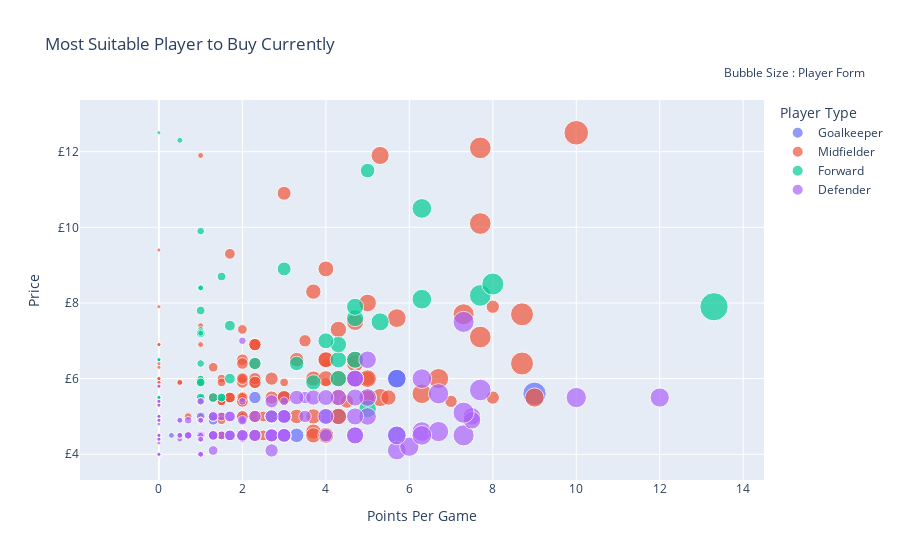

The code cell stored with this chart in its notebook:
### Markdown cell above
#### Most Suitable Player to Buy Currently
[Move to top](#Fantasy-Premier-League---Player-Selector)

### Code cell
cf.go_offline()

df = players_details[['form','points_per_game','now_cost','team_name','singular_name','first_name','web_name']]
df["now_cost"] = df["now_cost"]/10
df.points_per_game = pd.to_numeric(df.points_per_game)
df.rename(columns = {'singular_name' : "Player Type"}, inplace = True)
df["name"] = df["first_name"] + ' ' + df["web_name"]
fig = px.scatter(df, x='points_per_game', 
                 y='now_cost',  
                 size = (players_details["form"].astype(float).values + abs(players_details["form"].astype(float).values.min()))*1.5, 
                 hover_name = "name",
                 hover_data= ["team_name"],
                 color ="Player Type",
                 title = "Most Suitable Player to Buy Currently"
                )
fig['layout']['yaxis'].update({'title': 'Price', 'tickprefix': '£'})
fig['layout']['xaxis'].update({'title': 'Points Per Game'})
fig.update_layout(
    showlegend=True,
    annotations=[
        dict(
            x=1.15,
            y=1.10,
            xref="paper",
            yref="paper",
            showarrow=False,
            text="Bubble Size : Player Form"
        )
    ]
)

fig.show()

### Figure 1 — Plotly figure (JSON) as saved in the notebook; plotly's stock layout.template omitted (floating-point values rounded to 4 significant figures; data arrays with more than 128 entries replaced by an {"elided": "..."} marker saying what was removed)
{"data": [{"customdata": [["Arsenal"], ["Arsenal"], ["Arsenal"], ["Arsenal"], ["Arsenal"], ["Aston Villa"], ["Aston Villa"], ["Brentford"], ["Brentford"], ["Brentford"], ["Brentford"], ["Brighton"], ["Brighton"], ["Brighton"], ["Brighton"], ["Burnley"], ["Burnley"], ["Burnley"], ["Burnley"], ["Chelsea"], ["Chelsea"], ["Crystal Palace"], ["Crystal Palace"], ["Crystal Palace"], ["Everton"], ["Everton"], ["Everton"], ["Everton"], ["Leicester"], ["Leicester"], ["Leicester"], ["Leeds"], ["Leeds"], ["Leeds"], ["Liverpool"], ["Liverpool"], ["Liverpool"], ["Man City"], ["Man City"], ["Man Utd"], ["Man Utd"], ["Man Utd"], ["Newcastle"], ["Newcastle"], ["Newcastle"], ["Newcastle"], ["Norwich"], ["Norwich"], ["Norwich"], ["Southampton"], ["Southampton"], ["Spurs"], ["Spurs"], ["Spurs"], ["Watford"], ["Watford"], ["Watford"], ["West Ham"], ["West Ham"], ["West Ham"], ["Wolves"], ["Wolves"], ["Wolves"], ["Wolves"]], "hovertemplate": "<b>%{hovertext}</b><br><br>Player Type=Goalkeeper<br>points_per_game=%{x}<br>now_cost=%{y}<br>size=%{marker.size}<br>team_name=%{customdata[0]}<extra></extra>", "hovertext": ["Bernd Leno", "Rúnar Alex Rúnarsson", "Karl Hein", "Aaron Ramsdale", "Arthur Okonkwo", "Jed Steer", "Emiliano Martínez", "David Raya", "Ellery Balcombe", "Patrik Gunnarsson", "Álvaro Fernández", "Jason Steele", "Mathew Ryan", "Robert Sánchez", "Kjell Scherpen", "Nick Pope", "Will Norris", "Bailey Peacock-Farrell", "Wayne Hennessey", "Kepa Arrizabalaga", "Edouard Mendy", "Vicente Guaita", "Jack Butland", "Remi Matthews", "Jordan Pickford", "João Virgínia", "Asmir Begović", "Andy Lonergan", "Kasper Schmeichel", "Danny Ward", "Eldin Jakupovic", "Francisco Casilla", "Illan Meslier", "Kristoffer Klaesson", "Adrián Adrián", "Alisson Alisson", "Caoimhin Kelleher", "Ederson Ederson", "Zack Steffen", "David de Gea", "Dean Henderson", "Tom Heaton", "Karl Darlow", "Martin Dubravka", "Freddie Woodman", "Mark Gillespie", "Michael McGovern", "Tim Krul", "Angus Gunn", "Fraser Forster", "Alex McCarthy", "Joe Hart", "Hugo Lloris", "Pierluigi Gollini", "Ben Foster", "Daniel Bachmann", "Robert Elliot", "Darren Randolph", "Lukasz Fabianski", "Alphonse Areola", "Rui Pedro Patrício", "Andreas Söndergaard", "John Ruddy", "José Sá"], "legendgroup": "Goalkeeper", "marker": {"color": "#636efa", "size": [2.4, 0.45, 0.45, 0.45, 0.45, 0.45, 4.95, 9.0, 0.45, 0.45, 0.45, 0.45, 0.45, 5.4, 0.45, 3.9, 0.45, 0.45, 0.45, 0.45, 9.0, 6.45, 0.45, 0.45, 4.95, 0.45, 0.45, 0.45, 6.9, 0.45, 0.45, 0.45, 3.45, 0.45, 0.45, 9.0, 0.45, 7.5, 0.45, 6.45, 0.45, 0.45, 0.45, 0.45, 4.95, 0.45, 0.45, 0.9, 0.45, 0.45, 3.0, 0.45, 13.95, 0.45, 0.45, 3.45, 0.45, 0.45, 2.4, 0.45, 0.45, 0.45, 0.45, 4.5], "sizemode": "area", "sizeref": 0.051, "symbol": "circle"}, "mode": "markers", "name": "Goalkeeper", "orientation": "v", "showlegend": true, "type": "scatter", "x": [1.3, 0.0, 0.0, 0.0, 0.0, 0.0, 3.0, 5.7, 0.0, 0.0, 0.0, 0.0, 0.0, 3.3, 0.0, 2.3, 0.0, 0.0, 0.0, 0.0, 5.7, 4.0, 0.0, 0.0, 3.0, 0.0, 0.0, 0.0, 4.3, 0.0, 0.0, 0.0, 2.0, 0.0, 0.0, 5.7, 0.0, 4.7, 0.0, 4.0, 0.0, 0.0, 0.0, 0.0, 3.0, 0.0, 0.0, 0.3, 0.0, 0.0, 1.7, 0.0, 9.0, 0.0, 0.0, 2.0, 0.0, 0.0, 1.3, 0.0, 0.0, 0.0, 0.0, 2.7], "xaxis": "x", "y": [4.9, 4.0, 4.0, 4.5, 4.0, 4.0, 5.5, 4.5, 4.0, 4.0, 4.5, 4.0, 4.5, 4.5, 4.5, 5.5, 4.5, 4.5, 4.5, 4.9, 6.0, 4.5, 4.5, 4.0, 5.0, 4.0, 4.0, 4.0, 5.0, 4.0, 4.0, 4.5, 5.0, 4.5, 4.5, 6.0, 4.5, 6.0, 4.5, 5.0, 4.9, 4.0, 4.5, 4.5, 4.5, 4.0, 4.0, 4.5, 4.0, 4.5, 4.5, 4.5, 5.6, 4.5, 4.0, 4.5, 4.0, 4.5, 5.0, 4.9, 5.0, 4.0, 4.5, 5.0], "yaxis": "y"}, {"customdata": {"elided": "243x1 str values"}, "hovertemplate": "<b>%{hovertext}</b><br><br>Player Type=Midfielder<br>points_per_game=%{x}<br>now_cost=%{y}<br>size=%{marker.size}<br>team_name=%{customdata[0]}<extra></extra>", "hovertext": {"elided": "243 str values"}, "legendgroup": "Midfielder", "marker": {"color": "#EF553B", "size": {"elided": "243 float values"}, "sizemode": "area", "sizeref": 0.051, "symbol": "circle"}, "mode": "markers", "name": "Midfielder", "orientation": "v", "showlegend": true, "type": "scatter", "x": {"elided": "243 float values"}, "xaxis": "x", "y": {"elided": "243 float values"}, "yaxis": "y"}, {"customdata": [["Arsenal"], ["Arsenal"], ["Arsenal"], ["Arsenal"], ["Aston Villa"], ["Aston Villa"], ["Aston Villa"], ["Aston Villa"], ["Aston Villa"], ["Aston Villa"], ["Brentford"], ["Brentford"], ["Brentford"], ["Brighton"], ["Brighton"], ["Brighton"], ["Brighton"], ["Brighton"], ["Burnley"], ["Burnley"], ["Burnley"], ["Burnley"], ["Burnley"], ["Chelsea"], ["Chelsea"], ["Chelsea"], ["Chelsea"], ["Chelsea"], ["Crystal Palace"], ["Crystal Palace"], ["Crystal Palace"], ["Crystal Palace"], ["Crystal Palace"], ["Everton"], ["Everton"], ["Everton"], ["Everton"], ["Leicester"], ["Leicester"], ["Leicester"], ["Leeds"], ["Leeds"], ["Leeds"], ["Leeds"], ["Liverpool"], ["Liverpool"], ["Man City"], ["Man Utd"], ["Man Utd"], ["Man Utd"], ["Newcastle"], ["Newcastle"], ["Newcastle"], ["Newcastle"], ["Norwich"], ["Norwich"], ["Norwich"], ["Norwich"], ["Southampton"], ["Southampton"], ["Southampton"], ["Southampton"], ["Southampton"], ["Southampton"], ["Spurs"], ["Spurs"], ["Watford"], ["Watford"], ["Watford"], ["Watford"], ["Watford"], ["Watford"], ["Watford"], ["Watford"], ["Watford"], ["Watford"], ["West Ham"], ["Wolves"], ["Wolves"], ["Wolves"], ["Wolves"]], "hovertemplate": "<b>%{hovertext}</b><br><br>Player Type=Forward<br>points_per_game=%{x}<br>now_cost=%{y}<br>size=%{marker.size}<br>team_name=%{customdata[0]}<extra></extra>", "hovertext": ["Pierre-Emerick Aubameyang", "Alexandre Lacazette", "Edward Nketiah", "Folarin Balogun", "Ollie Watkins", "Wesley Wesley", "Mbwana Ally Samatta", "Keinan Davis", "Danny Ings", "Cameron Archer", "Ivan Toney", "Marcus Forss", "Halil Dervişoğlu", "Neal Maupay", "Aaron Connolly", "Danny Welbeck", "Florin Andone", "Andi Zeqiri", "Jay Rodriguez", "Ashley Barnes", "Chris Wood", "Matej Vydra", "Lewis Richardson", "Olivier Giroud", "Michy Batshuayi", "Timo Werner", "Tammy Abraham", "Romelu Lukaku", "Christian Benteke", "Jordan Ayew", "Jean-Philippe Mateta", "Robert Street", "Odsonne Edouard", "Dominic Calvert-Lewin", "Richarlison Richarlison", "Nathan Broadhead", "Moise Kean", "Jamie Vardy", "Kelechi Iheanacho", "Patson Daka", "Rodrigo Rodrigo", "Patrick Bamford", "Sam Greenwood", "Joe Gelhardt", "Roberto Firmino", "Divock Origi", "Gabriel Fernando Jesus", "Edinson Cavani", "Anthony Martial", "Cristiano Ronaldo Ronaldo", "Callum Wilson", "Dwight Gayle", "Allan Saint-Maximin", "Joelinton Cássio Joelinton", "Teemu Pukki", "Jordan Hugill", "Adam Idah", "Joshua Sargent", "Daniel Nlundulu", "Che Adams", "Michael Obafemi", "Armando Broja", "Shane Long", "Adam A.Armstrong", "Harry Kane", "Dane Scarlett", "Troy Deeney", "Andre Gray", "Stipe Perica", "Isaac Success", "Ashley Fletcher", "João Pedro João Pedro", "Emmanuel Dennis", "Joshua King", "Adedapo Mebude", "Juan Camilo Cucho", "Michail Antonio", "Raúl Jiménez", "Fabio Fabio Silva", "Patrick Cutrone", "Hee-Chan Hwang"], "legendgroup": "Forward", "marker": {"color": "#00cc96", "size": [1.5, 0.9, 0.45, 1.5, 0.9, 0.9, 0.45, 0.45, 9.9, 0.45, 5.4, 0.9, 0.45, 6.9, 0.9, 0.9, 0.45, 0.45, 1.95, 2.4, 6.9, 1.5, 0.45, 0.45, 0.45, 1.95, 0.45, 5.4, 3.9, 3.0, 0.9, 0.45, 0.45, 12.0, 7.5, 0.45, 1.2, 9.9, 1.95, 0.9, 1.5, 7.5, 0.45, 0.45, 4.95, 0.45, 12.45, 0.9, 1.95, 0.45, 8.4, 0.45, 7.5, 1.95, 6.0, 0.45, 1.5, 1.95, 0.45, 6.45, 0.45, 0.9, 0.45, 6.9, 0.9, 0.45, 1.5, 0.45, 0.45, 0.45, 0.45, 0.45, 7.95, 1.95, 0.45, 4.5, 20.4, 3.0, 1.95, 0.45, 0.45], "sizemode": "area", "sizeref": 0.051, "symbol": "circle"}, "mode": "markers", "name": "Forward", "orientation": "v", "showlegend": true, "type": "scatter", "x": [1.0, 1.0, 0.0, 1.0, 1.0, 1.0, 0.0, 0.0, 6.3, 0.0, 3.3, 1.0, 0.0, 4.3, 1.0, 1.0, 0.0, 0.0, 1.5, 1.3, 4.3, 1.0, 0.0, 0.0, 0.0, 1.5, 0.0, 5.0, 2.3, 1.7, 1.0, 0.0, 0.0, 7.7, 4.7, 0.0, 1.0, 6.3, 1.0, 1.0, 1.0, 4.7, 0.0, 0.0, 3.0, 0.0, 8.0, 1.0, 1.0, 0.0, 5.3, 0.0, 4.7, 1.0, 3.7, 0.0, 1.0, 1.0, 0.0, 4.0, 0.0, 1.0, 0.0, 4.3, 0.5, 0.0, 1.0, 0.0, 0.0, 0.0, 0.0, 0.0, 5.0, 1.5, 0.0, 2.7, 13.3, 1.7, 1.0, 0.0, 0.0], "xaxis": "x", "y": [9.9, 8.4, 5.4, 5.0, 7.3, 5.5, 5.5, 4.5, 8.1, 4.5, 6.4, 5.4, 5.4, 6.5, 5.5, 6.0, 5.0, 4.5, 5.5, 5.5, 6.9, 5.4, 4.5, 6.5, 5.5, 8.7, 6.5, 11.5, 6.4, 6.0, 5.4, 4.5, 6.5, 8.2, 7.6, 4.5, 6.0, 10.5, 7.2, 7.2, 6.4, 7.9, 4.5, 4.5, 8.9, 4.9, 8.5, 8.4, 7.8, 12.5, 7.5, 5.4, 6.5, 5.9, 5.9, 5.4, 5.0, 5.5, 4.5, 7.0, 4.5, 5.0, 5.5, 6.0, 12.3, 4.5, 5.4, 5.4, 4.5, 5.0, 4.9, 5.4, 5.2, 5.5, 4.5, 5.0, 7.9, 7.4, 5.9, 5.0, 5.5], "yaxis": "y"}, {"customdata": {"elided": "201x1 str values"}, "hovertemplate": "<b>%{hovertext}</b><br><br>Player Type=Defender<br>points_per_game=%{x}<br>now_cost=%{y}<br>size=%{marker.size}<br>team_name=%{customdata[0]}<extra></extra>", "hovertext": {"elided": "201 str values"}, "legendgroup": "Defender", "marker": {"color": "#ab63fa", "size": {"elided": "201 float values"}, "sizemode": "area", "sizeref": 0.051, "symbol": "circle"}, "mode": "markers", "name": "Defender", "orientation": "v", "showlegend": true, "type": "scatter", "x": {"elided": "201 float values"}, "xaxis": "x", "y": {"elided": "201 float values"}, "yaxis": "y"}], "layout": {"annotations": [{"showarrow": false, "text": "Bubble Size : Player Form", "x": 1.15, "xref": "paper", "y": 1.1, "yref": "paper"}], "legend": {"itemsizing": "constant", "title": {"text": "Player Type"}, "tracegroupgap": 0}, "showlegend": true, "title": {"text": "Most Suitable Player to Buy Currently"}, "xaxis": {"anchor": "y", "domain": [0.0, 1.0], "title": {"text": "Points Per Game"}}, "yaxis": {"anchor": "x", "domain": [0.0, 1.0], "tickprefix": "£", "title": {"text": "Price"}}}}
